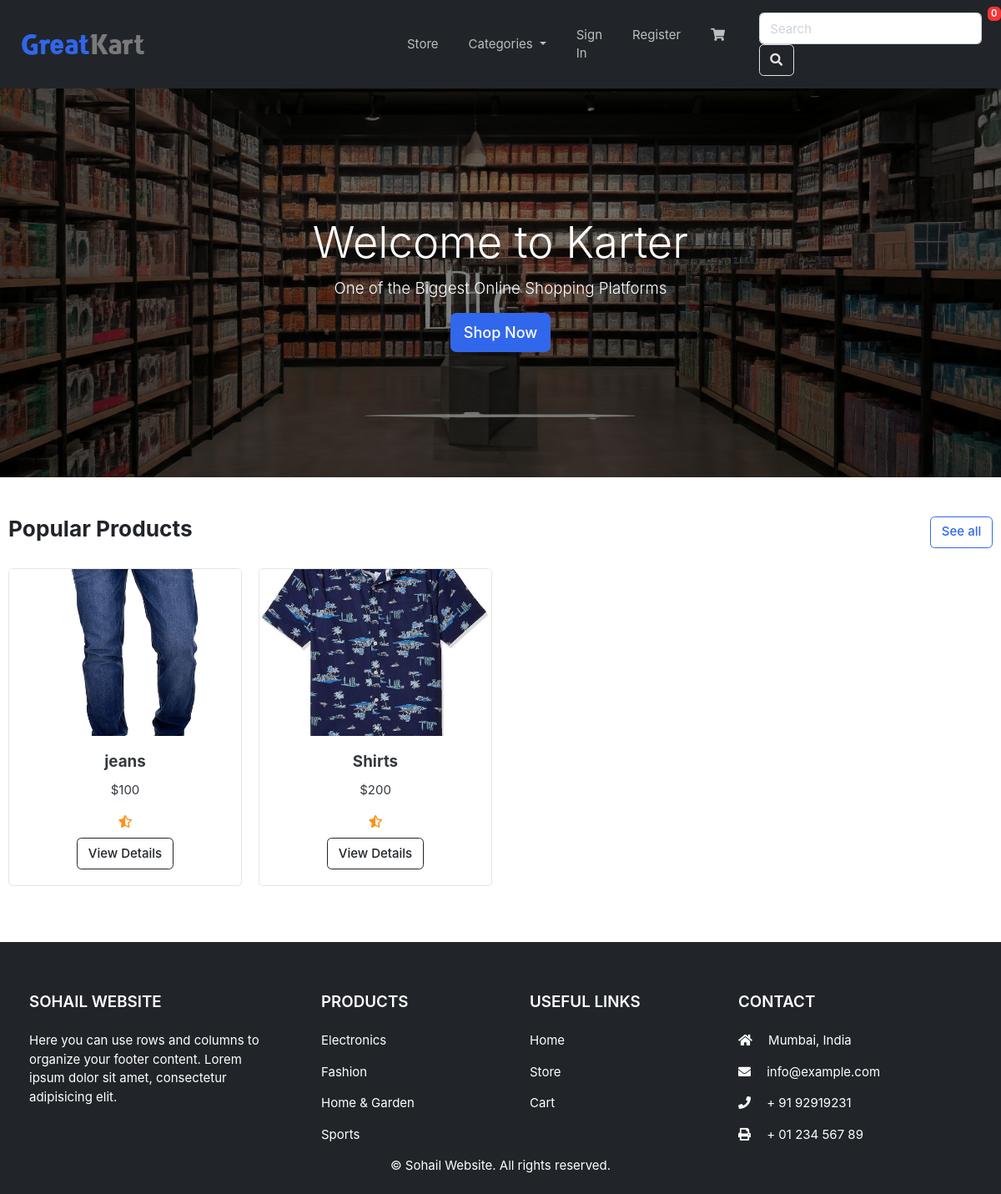
The page / on the database its author committed.
### store/models.py (models this page shows, shortened)
class Product(models.Model):
    product_name = models.CharField(max_length=200, unique=True)
    slug = models.SlugField(max_length=200, unique=True)
    description = models.TextField(max_length=500, blank=True)
    price = models.IntegerField()
    images = models.ImageField(upload_to='photos/products')
    stock = models.IntegerField()
    is_available = models.BooleanField(default=True)
    category = models.ForeignKey(Category, on_delete=models.CASCADE)
    created_date = models.DateTimeField(auto_now_add=True)
    modified_date = models.DateTimeField(auto_now=True)
    def get_url(self):
        return reverse('product_detail', args=[self.category.slug, self.slug])
    def averageReview(self):
        reviews = ReviewRating.objects.filter(product=self, status=True).aggregate(average=Avg('rating'))
        avg = 0
        if reviews['average'] is not None:
            avg = float(reviews['average'])
        return avg

### greatkart/views.py (the view)
# urls.py: 2. Add a URL to urlpatterns:  path('', views.home, name='home')
def home(request):
    products = Product.objects.all().filter(is_available=True).order_by('created_date')
    reviews = None
    for product in products:
        reviews = ReviewRating.objects.filter(product_id=product.id, status=True)
    context = {
        'products': products,
        'reviews': reviews,
    }
    return render(request, 'home.html', context)

### carts/context_processors.py (called while the page is built)
def counter(request):
    cart_count = 0
    if 'admin' in request.path:
        return {}
    else:
        try:
            cart = Cart.objects.filter(cart_id=_cart_id(request))
            if request.user.is_authenticated:
                cart_items = CartItem.objects.all().filter(user=request.user)
            else:
                cart_items = CartItem.objects.all().filter(cart=cart[:1])
            for cart_item in cart_items:
                cart_count += cart_item.quantity
        except Cart.DoesNotExist:
            cart_count = 0
    return dict(cart_count=cart_count)

### carts/views.py (called while the page is built)
def _cart_id(request):
    cart = request.session.session_key
    if not cart:
        cart = request.session.create()
    return cart

### category/context_processors.py (called while the page is built)
def menu_links(request):
    links = Category.objects.all()
    return dict(links=links)

### category/models.py (called while the page is built)
    def get_url(self):
            return reverse('products_by_category', args=[self.slug])

### templates/home.html (shortened to what this page needs)
{% extends 'base.html' %}
{% load static %}
{% block content %}
<section class="hero-section text-center text-white">
	<div class="container">
		<h1 class="display-4">Welcome to Karter</h1>
		<p class="lead">One of the Biggest Online Shopping Platforms</p>
		<a href="{% url 'store' %}" class="btn btn-primary btn-lg">Shop Now</a>
	</div>
</section>
<section class="popular-products py-5">
	<div class="container">
		<div class="d-flex justify-content-between align-items-center mb-4">
			<h3 class="section-title">Popular Products</h3>
			<a href="{% url 'store' %}" class="btn btn-outline-primary">See all</a>
		</div>
		<div class="row">
			{% for product in products %}
			<div class="col-md-3 mb-4">
				<div class="card h-100">
					<a href="{{ product.get_url }}" class="img-wrap">
						<img src="{{ product.images.url }}" class="card-img-top" alt="{{ product.product_name }}">
					</a>
					<div class="card-body text-center">
						<h5 class="card-title">{{ product.product_name }}</h5>
						<p class="card-text">${{ product.price }}</p>
						<div class="rating mb-2">
							{% with total_stars=5 %}
							{% for i in total_stars|add:"0"|make_list %}
							{% if product.averageReview|floatformat:1 >= forloop.counter %}
							<i class="fas fa-star text-warning"></i>
							{% elif product.averageReview|floatformat:1 >= forloop.counter0|add:"0.5" %}
							<i class="fas fa-star-half-alt text-warning"></i>
							{% else %}
							<i class="far fa-star text-warning"></i>
							{% endif %}
							{% endfor %}
							{% endwith %}
						</div>
						<a href="{{ product.get_url }}" class="btn btn-outline-dark">View Details</a>
					</div>
				</div>
			</div>
			{% endfor %}
		</div>
	</div>
</section>
{% endblock %}

### static/css/ui.css (style rules this page uses)
html { font-family: "Inter", sans-serif; font-size: 15px; }
.img-wrap { text-align: center; display: block; }
.img-wrap img { max-width: 100%; }
.section-title { color: #212529; }
.card .img-wrap { overflow: hidden; }

### templates/home.html (style rules this page uses)
.card { transition: transform 0.3s, box-shadow 0.3s; }
.card .card-img-top { height: 200px; object-fit: cover; }

### rows shown on the page
Product: images (picture), product_name "jeans", price "100"
Product: images (picture), product_name "Shirts", price "200"

### other values the page prints
{{ cart_count }} "0"
